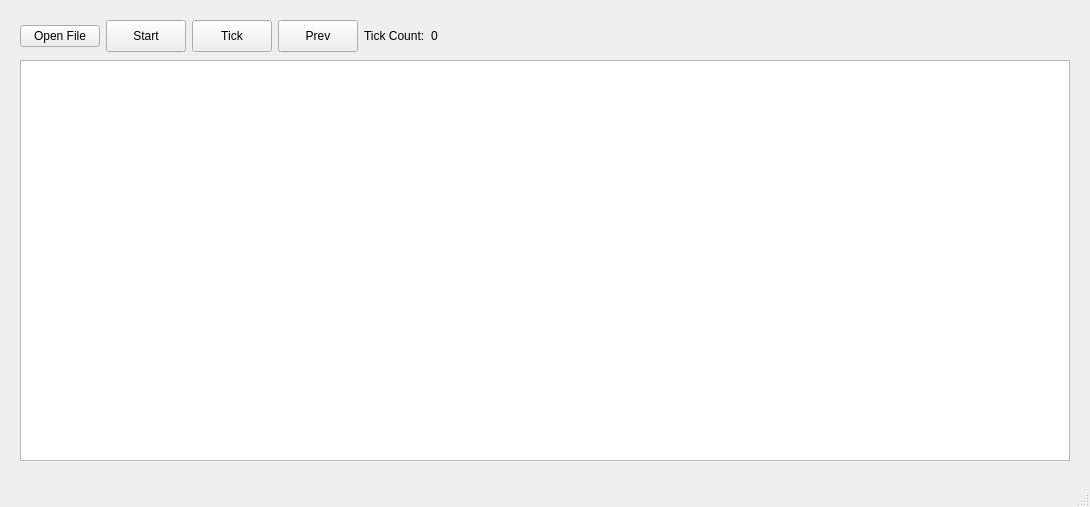
<?xml version="1.0" encoding="UTF-8"?>
<ui version="4.0">
 <class>MainWindow</class>
 <widget class="QMainWindow" name="MainWindow">
  <property name="geometry">
   <rect>
    <x>0</x>
    <y>0</y>
    <width>1090</width>
    <height>507</height>
   </rect>
  </property>
  <property name="windowTitle">
   <string>MainWindow</string>
  </property>
  <widget class="QWidget" name="centralwidget">
   <widget class="QWidget" name="horizontalLayoutWidget">
    <property name="geometry">
     <rect>
      <x>20</x>
      <y>20</y>
      <width>1041</width>
      <height>32</height>
     </rect>
    </property>
    <property name="sizePolicy">
     <sizepolicy hsizetype="Preferred" vsizetype="Preferred">
      <horstretch>0</horstretch>
      <verstretch>0</verstretch>
     </sizepolicy>
    </property>
    <layout class="QHBoxLayout" name="horizontalLayout">
     <item>
      <widget class="QPushButton" name="pushButton">
       <property name="text">
        <string>Open File</string>
       </property>
      </widget>
     </item>
     <item>
      <widget class="QPushButton" name="startButton">
       <property name="sizePolicy">
        <sizepolicy hsizetype="Minimum" vsizetype="Preferred">
         <horstretch>0</horstretch>
         <verstretch>0</verstretch>
        </sizepolicy>
       </property>
       <property name="text">
        <string>Start</string>
       </property>
      </widget>
     </item>
     <item>
      <widget class="QPushButton" name="tickButton">
       <property name="sizePolicy">
        <sizepolicy hsizetype="Minimum" vsizetype="Preferred">
         <horstretch>0</horstretch>
         <verstretch>0</verstretch>
        </sizepolicy>
       </property>
       <property name="text">
        <string>Tick</string>
       </property>
      </widget>
     </item>
     <item>
      <widget class="QPushButton" name="prevButton">
       <property name="sizePolicy">
        <sizepolicy hsizetype="Minimum" vsizetype="Preferred">
         <horstretch>0</horstretch>
         <verstretch>0</verstretch>
        </sizepolicy>
       </property>
       <property name="text">
        <string>Prev</string>
       </property>
      </widget>
     </item>
     <item>
      <widget class="QLabel" name="label">
       <property name="text">
        <string>Tick Count:</string>
       </property>
      </widget>
     </item>
     <item>
      <widget class="QLabel" name="tickCounter">
       <property name="text">
        <string>0</string>
       </property>
      </widget>
     </item>
     <item>
      <spacer name="horizontalSpacer">
       <property name="orientation">
        <enum>Qt::Horizontal</enum>
       </property>
       <property name="sizeHint" stdset="0">
        <size>
         <width>40</width>
         <height>20</height>
        </size>
       </property>
      </spacer>
     </item>
    </layout>
   </widget>
   <widget class="QGraphicsView" name="graphicsView">
    <property name="geometry">
     <rect>
      <x>20</x>
      <y>60</y>
      <width>1050</width>
      <height>401</height>
     </rect>
    </property>
   </widget>
  </widget>
  <widget class="QMenuBar" name="menubar">
   <property name="geometry">
    <rect>
     <x>0</x>
     <y>0</y>
     <width>1090</width>
     <height>22</height>
    </rect>
   </property>
  </widget>
  <widget class="QStatusBar" name="statusbar"/>
 </widget>
 <resources/>
 <connections/>
</ui>
